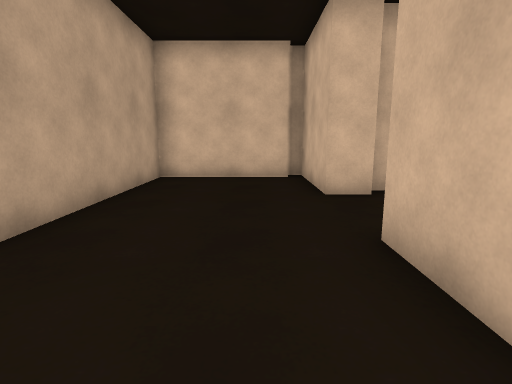
[1] (above)

21 first-person views from a walk through a 3-D level made in the Unity game engine. The camera is 1.2 m above the floor, tilts 10° down and sees 80° across. The floor is counted in squares, 1 m on a side. Each view is taken from the middle of a square. On the plan, view 1 faces up. The plan holds only what a view shows up to about 13 squares ahead; the rest is blank. The place goes on beyond the plan. The player is left out. Door leaves are left out, so doorways stand open. Surface patterns are stand-ins for the level's own textures.

[2]
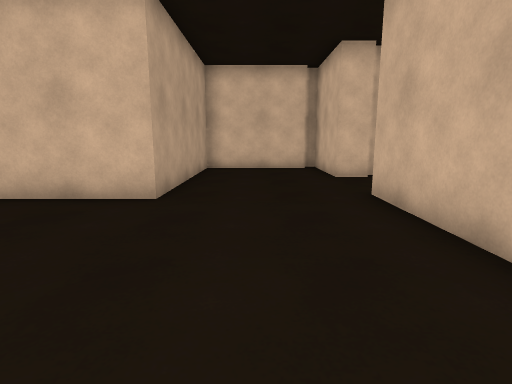

[3]
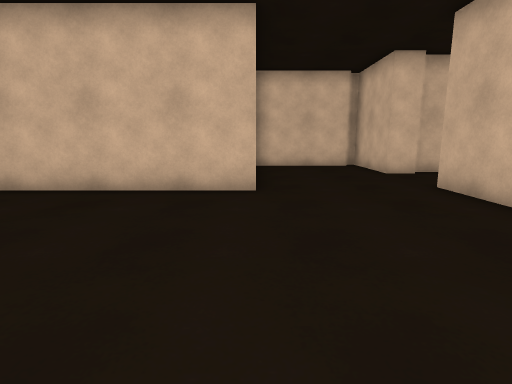

[4]
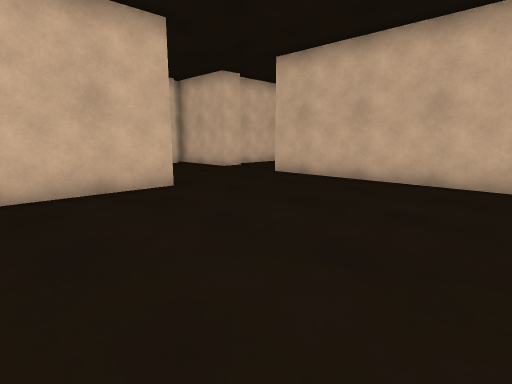

[5]
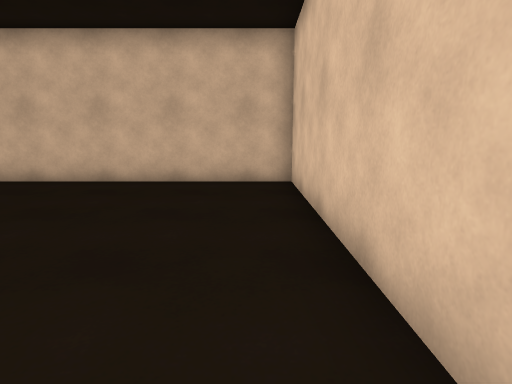

[6]
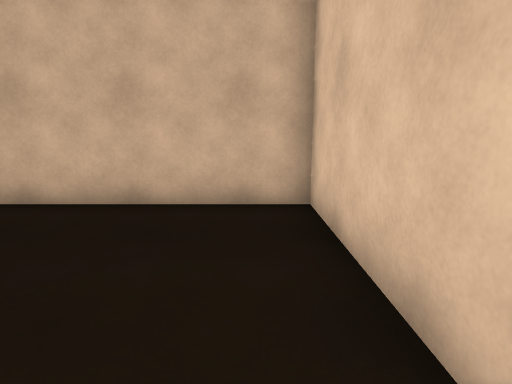

[7]
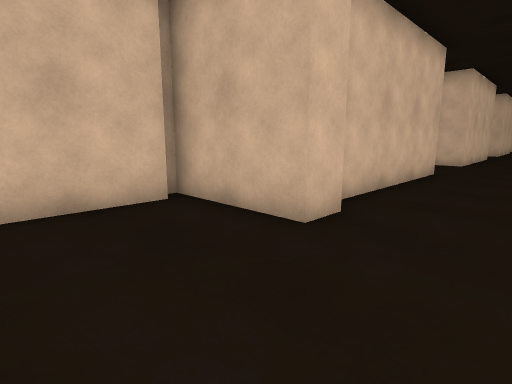

[8]
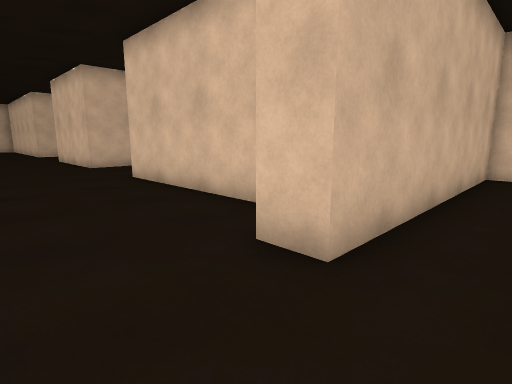

[9]
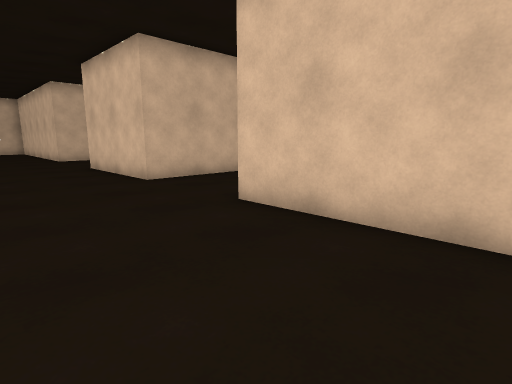

[10]
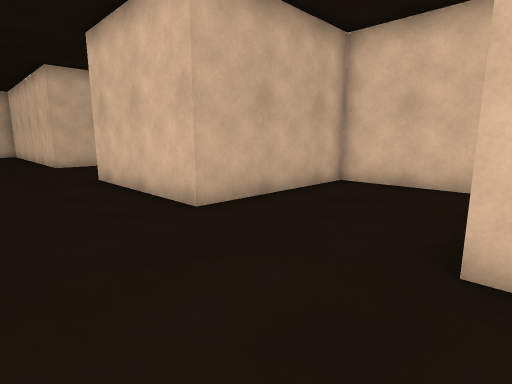

[11]
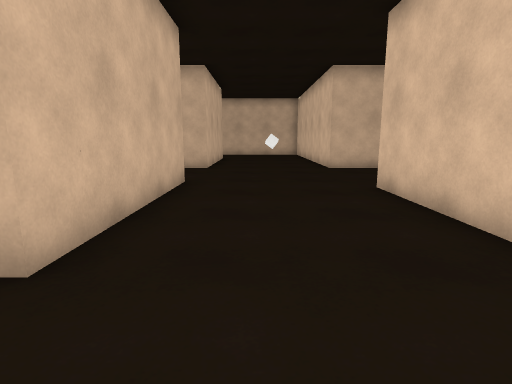

[12]
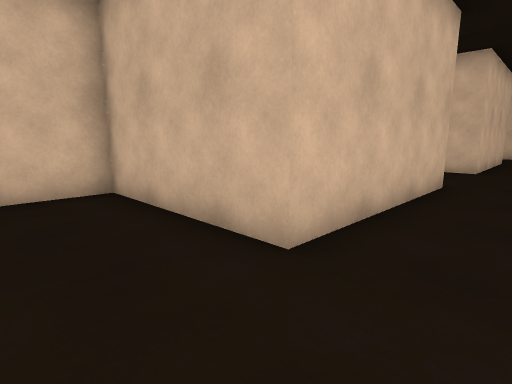

[13]
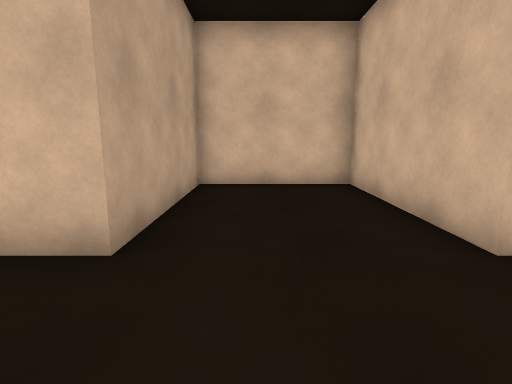

[14]
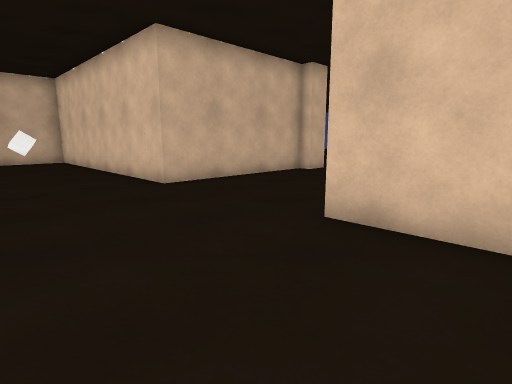

[15]
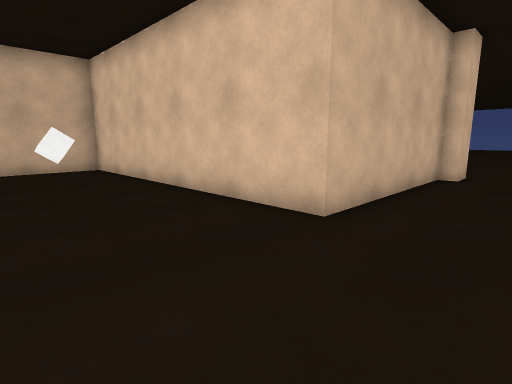

[16]
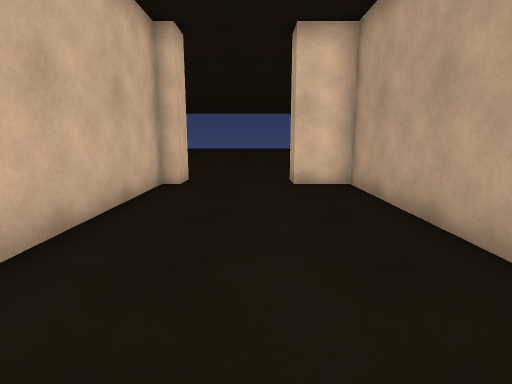

[17]
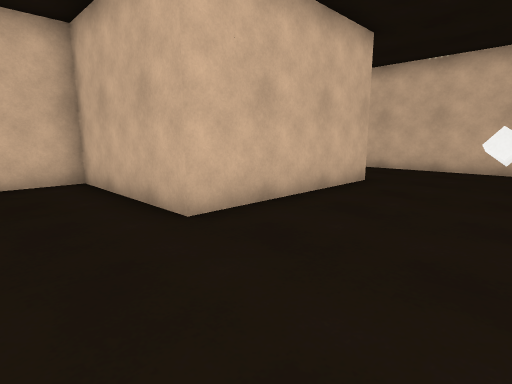

[18]
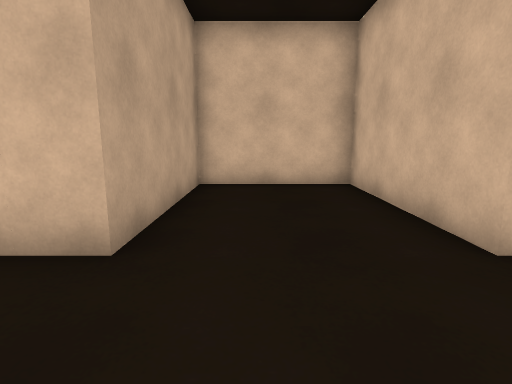

[19]
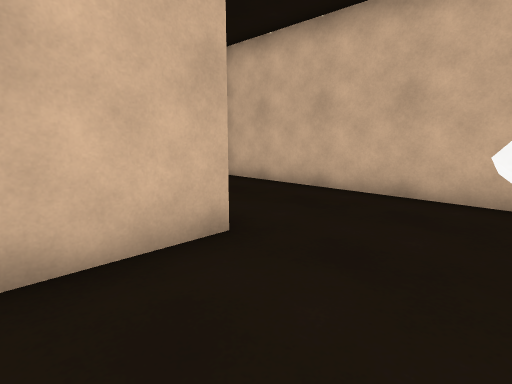

[20]
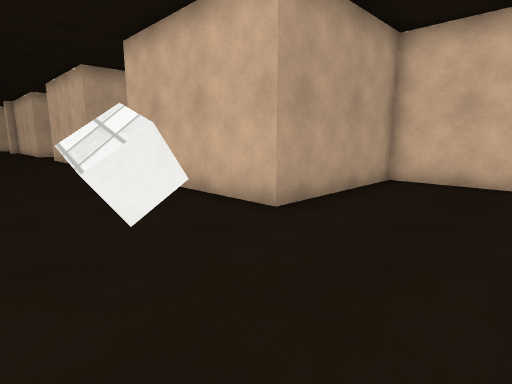

[21]
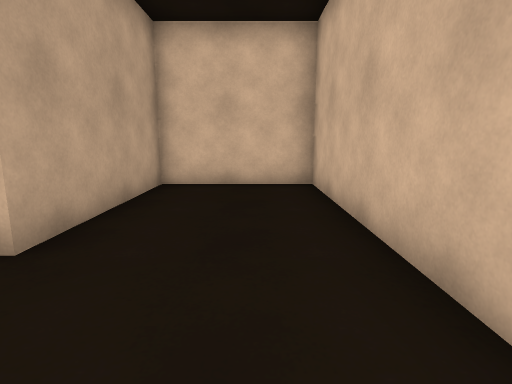

### Floor plan
Points are (right, up) in squares from view 1. A wall is a line through its corners. A room is listed if a view was taken in it or the views show most of it. See-through windows are left out.
Room 1 (views 1, 2, 3, 4, 5, 6, 7, 8)
walls: (1.5, 6.5) (1.5, 10) (1, 10); (-6, -5) (1.5, -5) (1.5, 3.5); (1.1, 9.5) (-3, 9.5) (-3, 3) (-7.5, 3)
ways out: open door at (1.6, 4.8) to room 2
Room 2 (views 9, 10, 11, 12, 13, 14, 15, 16, 17, 18, 19, 20, 21)
walls: (18.5, 1.2) (18.5, -4) (20, -4); (23, -4) (23.5, -4) (23.5, 2) (33.5, 2) (33.5, 12) (29.5, 12) (29.5, 7) (23.5, 7) (23.5, 12) (19.5, 12) (19.5, 7) (13.5, 7) (13.5, 12) (9.5, 12) (9.5, 7) (2.6, 7); (10.2, -3) (13.5, -3) (13.5, 2) (18.5, 2); (4, 2) (9.5, 2)
ways out: open door at (1.6, 4.8) to room 1; open door at (21.5, -4.5)
objects: white cube (30, 4) to (31, 4)

Where each view was taken, in squares from view 1:
view 1: 0 up, 0 right, facing up
view 2: 3 down, 1 left, facing up
view 3: 4 down, 3 left, facing up
view 4: 4 down, 7 left, facing up-right
view 5: 4 down, 7 left, facing right
view 6: 4 down, 4 left, facing right
view 7: 4 up, 2 left, facing up-right
view 8: 6 up, 0 right, facing down-right
view 9: 6 up, 5 right, facing down-right
view 10: 5 up, 9 right, facing down-right
view 11: 5 up, 11 right, facing right
view 12: 5 up, 11 right, facing up-right
view 13: 4 up, 11 right, facing up
view 14: 6 up, 16 right, facing down-right
view 15: 6 up, 21 right, facing down-right
view 16: 4 up, 21 right, facing down
view 17: 3 up, 21 right, facing up-right
view 18: 4 up, 21 right, facing up
view 19: 4 up, 27 right, facing up-right
view 20: 3 up, 33 right, facing up-left
view 21: 4 up, 32 right, facing up
